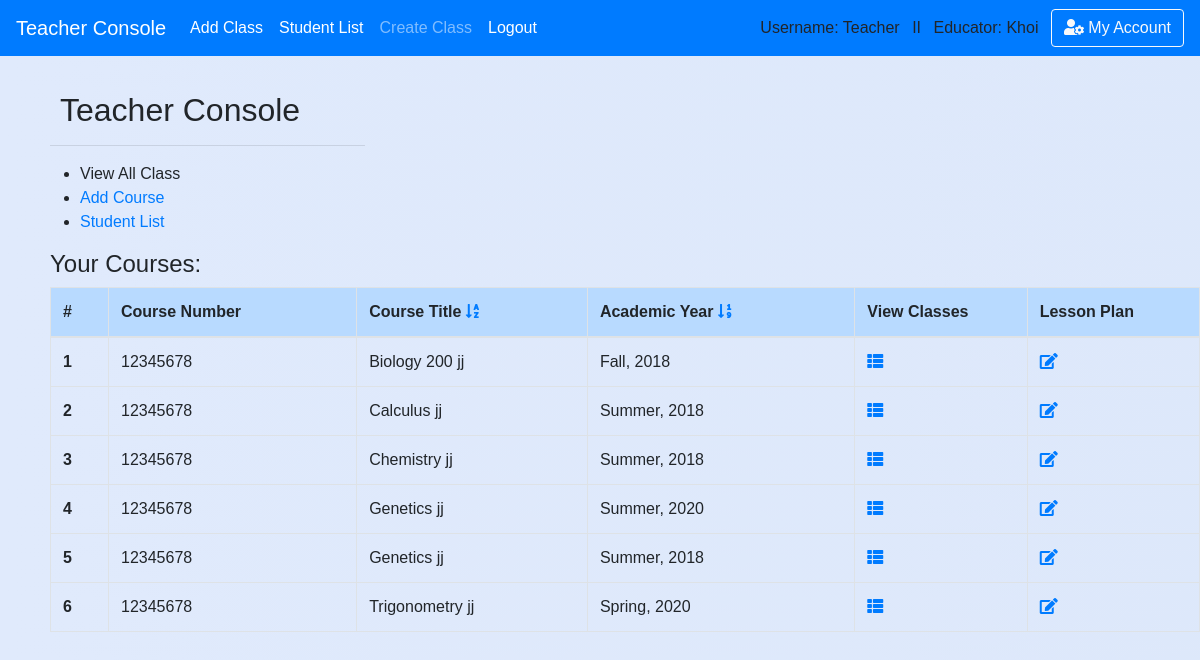
/teacher (signed in), run on the app's committed database.
### school_app/models.py (models this page shows, shortened)
class Course(models.Model):
    course_number = models.CharField(max_length=20,default='12345678')
    abbreviated_title = models.CharField(max_length=150,default='')
    course_title = models.CharField(max_length=250,default='') #,unique=True)
    maximum_credit = models.CharField(max_length=10,default='')
    semester = models.CharField(max_length=50,default='')
    year = models.CharField(max_length=4,default='')
    teacher_name = models.CharField(max_length=50,default='')
    description = models.CharField(max_length=450,default='')
    teacher = models.ForeignKey('Teacher',blank=True, null=True, on_delete = models.SET_NULL, related_name='course_by_teacher')
    department = models.ForeignKey('Department',blank=True, null=True, on_delete = models.SET_NULL, related_name='belong_in_department')
    weekly_agenda = models.CharField(max_length=450,default='Agenda Goes Here')
    last_modifield = models.DateTimeField(auto_now_add=True, blank=True)
    monday_date = models.DateField(blank=True, null=True)
    tuesday_date = models.DateField(blank=True, null=True)
    wednesday_date = models.DateField(blank=True, null=True)
    thursday_date = models.DateField(blank=True, null=True)
    friday_date= models.DateField(blank=True, null=True)
    monday_plan = models.CharField(max_length=400,default='a')
    tuesday_plan= models.CharField(max_length=400,default='s')
    wednesday_plan= models.CharField(max_length=400,default='d')
    thursday_plan= models.CharField(max_length=400,default='f')
    friday_plan= models.CharField(max_length=400,default='g')
    weekend_plan = models.CharField(max_length=300,default='h')

### school_app/views_logged.py (the view)
# urls.py: path('teacher',views_logged.teacher, name='teacher'),
def teacher(request,sort=None):
    if is_login(request) == False: # Check for login/ add message 'please login'
        return redirect('/login')
    if is_teacher(request) == False:
        return redirect('/')
    if sort ==1:
        return render(request,'teacher/sort.html')
    return render(request,'teacher/teacher_homepage.html')

### school_app/views_functions.py (called while the page is built)
def is_login(request):
    if not request.user.is_authenticated:
        messages.warning(request, "Please Login or Create an Account.")
        return False
    return True

def is_teacher(request):
    if request.user.profile.is_teacher == False:
        messages.warning(request, "You don't have Instructor's Privilege!")
        return False
    return True

### school_app/templates/teacher/teacher_homepage.html (shortened to what this page needs)
{% extends 'base.html' %}
{% block content %}
<div class='content'>
        <h2 style='padding-left: 10px'>Teacher Console</h2>
        <hr style="text-align:left;margin-left:0;width:315px;height:0px;padding: 0px"/>
        <ul>
            <li>View All Class</li>
            <li><a href='/teacher/add_course'>Add Course</a></li>
            <li><a href='/teacher/student_list'>Student List</a></li>
        </ul>
        {% if request.user.teacher.course_by_teacher.all.count > 0 %}
          <h4>Your Courses:</h4>
          <table class="table table-hover table-bordered pad-right-table">
            <thead class='table-primary'>
            <tr>
              <th scope="col">#</th>
              <th scope="col">Course Number</th>
              <th scope="col">Course Title
                <a href='{% url "teacher" %}'><i class="fas fa-sort-alpha-down"></i></a></a>
              </th>
              <th scope="col">Academic Year
                <a href='{% url "teacher_sort" sort=1 %}'><i class="fas fa-sort-numeric-down"></i></a></a>
              </th>
              <th scope="col">View Classes</th>
              <th scope="col">Lesson Plan</th>
            </tr>
            </thead>
            <tbody>
        {% for course in request.user.teacher.course_by_teacher.all|dictsort:'course_title' %}
            <tr>
              <th scope="row">{{ forloop.counter }}</th>
              <td>{{ course.course_number }}</td>
              <td>{{ course.course_title }} jj
          </td>
              <td>{{ course.semester }}, {{ course.year }}</td>
              <th style="width: 15%">
                <a href='{% url "classroom_list" course_id=course.id %}'><i class="fas fa-th-list"></i></a></a>
              </th>
              <th style="width: 15%">
                <a href='{% url "edit_course" course_id=course.id %}'><i class="fas fa-edit"></i></a>
              </th>
            </tr>
        {% endfor %}
            </tbody>
          </table>
        {% endif %}
</div>
{% endblock %}

### school_app/templates/base.html (shortened to what this page needs)
<!doctype html>
<html>
    <head>
{% load static %}
        <link rel="stylesheet" type="text/css" href="{% static 'school_app/style.css' %}" />
        <link rel="stylesheet" href="https://stackpath.bootstrapcdn.com/bootstrap/4.1.0/css/bootstrap.min.css">
        <link rel="stylesheet" href="https://use.fontawesome.com/releases/v5.0.13/css/all.css">
    </head>
{% if request.user.profile.is_teacher %}
  <body class='body-teacher'>
{% else %}
  <body>
{% endif %}<header>
<nav class="navbar navbar-expand-lg navbar-dark bg-primary">
    <a class="navbar-brand" href="/teacher">Teacher Console</a>
    <div class="navbar-collapse collapse show" id="navbarColor02" style="">
      <ul class="navbar-nav mr-auto">
        <li class="nav-item active">
          <a class="nav-link" href="/teacher/add_class">Add Class<span class="sr-only">(current)</span></a>
        </li>
        <li class="nav-item active">
          <a class="nav-link" href="/teacher/student_list">Student List<span class="sr-only">(current)</span></a>
        </li>
        <li class="nav-item">
          <a class="nav-link" href="/teacher/add_class">Create Class</a>
        </li>
        <li class="nav-item active">
          <a class="nav-link" href="{% url 'logout' %}">Logout</a>
        </li>
      </ul>
      {% if request.user.username %}
          Username: {{ request.user.username }} &ensp;II&ensp;
      {% endif %}
        {% if request.user.profile.is_teacher %}
          Educator: {{request.user.first_name}} &ensp;
        {% endif %}
        <button class="btn btn-outline-light my-2 my-sm-0" type="submit"> <i class="fas fa-user-cog"></i> My Account</button>
    </div>
  </nav>
    </header>
    {% block content %}
    {% endblock %}
</body>
</html>

### school_app/static/school_app/style.css (style rules this page uses)
.body-teacher { font-family:sans-serif; background: linear-gradient(to right, #e0eafc, #cfdef3); background-size: 600% 100%; }
.content { padding-top: 35px; padding-left:50px; }

### school_app/templates/base.html (style rules this page uses)
body { padding-top:0px }
button { background-color: rgb(139, 253, 183) }
form,h1,ul { padding-left: 30px; }

### data on the page
Course: course_number "12345678", course_title "Biology 200", semester "Fall", year "2018"
Course: course_number "12345678", course_title "Calculus", semester "Summer", year "2018"
Course: course_number "12345678", course_title "Chemistry", semester "Summer", year "2018"
Course: course_number "12345678", course_title "Genetics", semester "Summer", year "2020"
Course: course_number "12345678", course_title "Genetics", semester "Summer", year "2018"
Course: course_number "12345678", course_title "Trigonometry", semester "Spring", year "2020"

### other printed values
{{ request.user.username }} "Teacher"
{{ request.user.first_name }} "Khoi"
